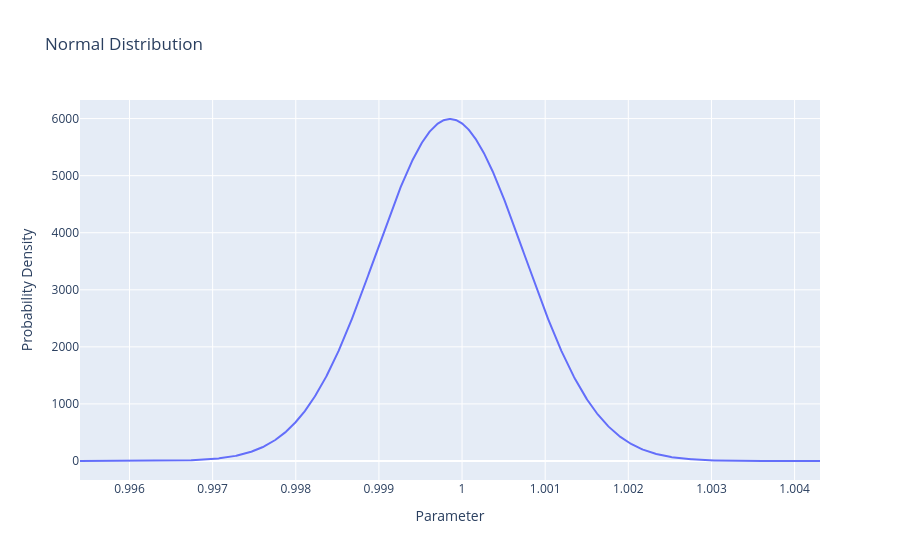

The notebook cell saved with this chart:
### Code cell
import numpy as np
import plotly.graph_objects as go
from scipy.stats import norm

# 平均と分散
mu = result.x[0]
sigma2 = F_inv[0,0]

# 標準偏差
sigmau = np.sqrt(sigma2)

# 描画範囲（±5σ）
x = np.linspace(mu - 5*sigmau, mu + 5*sigmau, 1000)

# 正規分布の確率密度関数
y = norm.pdf(x, loc=mu, scale=sigmau)/np.sqrt(2*np.pi*sigmau)

fig = go.Figure()

fig.add_trace(
    go.Scatter(
        x=x,
        y=y,
        mode="lines",
        name=f"N({mu:.6f}, {sigma2:.6e})"
    )
)

fig.update_layout(
    title="Normal Distribution",
    xaxis_title="Parameter",
    yaxis_title="Probability Density",
)

fig.show()

### Figure 1 — Plotly figure (JSON) as saved in the notebook; plotly's stock layout.template omitted (floating-point values rounded to 4 significant figures; data arrays with more than 128 entries replaced by an {"elided": "..."} marker saying what was removed)
{"data": [{"mode": "lines", "name": "N(0.999855, 7.923498e-07)", "type": "scatter", "x": {"elided": "1000 float values"}, "y": {"elided": "1000 float values"}}], "layout": {"title": {"text": "Normal Distribution"}, "xaxis": {"title": {"text": "Parameter"}}, "yaxis": {"title": {"text": "Probability Density"}}}}
